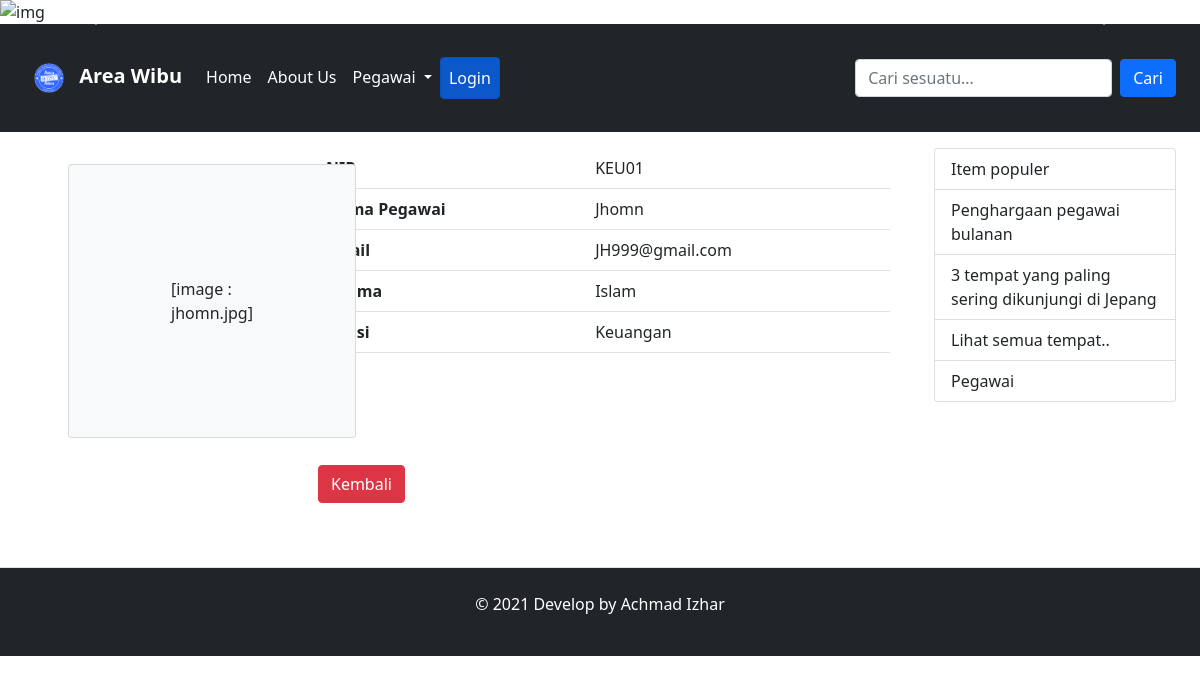
The app's page /index.php?page=detailPegawai&id=2 with its own data.
### tables this page shows
CREATE TABLE `pegawai` (
  `id` int(11) NOT NULL,
  `nip` varchar(5) NOT NULL,
  `nama` varchar(50) NOT NULL,
  `email` varchar(50) NOT NULL,
  `agama` enum('Islam','Kristen Protestan','Kristen Khatolik','Hindu','Buddha','Khonghucu') NOT NULL,
  `iddivisi` int(11) DEFAULT NULL,
  `foto` varchar(50) DEFAULT NULL
);

CREATE TABLE `divisi` (
  `id` int(11) NOT NULL,
  `nama` varchar(50) NOT NULL
);

### index.php (called while the page is built, shortened)
<?php
include_once 'views/header.php';
include_once 'views/menu.php';
include_once 'main.php';
include_once 'views/sidebar.php';
include_once 'views/footer.php';
?>

### models/Pegawai.php (called while the page is built, shortened)
<?php
class Pegawai {
    private $koneksi;
    public function __construct()
    {
        global $dbh;
        $this->koneksi = $dbh;
    }
    public function detailPegawai($data) {
        $sql = "SELECT pegawai.*, divisi.nama as divisi FROM pegawai INNER JOIN divisi on divisi.id = pegawai.iddivisi WHERE pegawai.id = ?";
        $gather = $this->koneksi->prepare($sql);
        $gather->execute([$data]);
        $result = $gather->fetch();
        return $result;
    }
}

### detailPegawai.php (the view)
<?php
require_once 'models/Pegawai.php';
$pegawai = new Pegawai();
$data = $_REQUEST['id'];
$detail = $pegawai->detailPegawai($data);
?>
<div class="row">
    <div class="col-4">
        <div class="card bg-light m-5 p-5 mt-3" style="width: 18rem;">
            <div class="card-body">
                <div class="d-flex justify-content-center p-5">[image : <?= $detail['foto']; ?>]</div>
            </div>
        </div>
    </div>
    <div class="col-8">
        <table class="table">
            <thead>
                <tr>
                    <th scope="col">NIP</th>
                    <td><?= $detail['nip']; ?></td>
                </tr>
                <tr>
                    <th scope="col">Nama Pegawai</th>
                    <td><?= $detail['nama']; ?></td>
                </tr>
                <tr>
                    <th scope="col">Email</th>
                    <td><?= $detail['email']; ?></td>
                </tr>
                <tr>
                    <th scope="col">Agama</th>
                    <td><?= $detail['agama']; ?></td>
                </tr>
                <tr>
                    <th scope="col">Divisi</th>
                    <td><?= $detail['divisi']; ?></td>
                </tr>
            </thead>
        </table>
        <br>
        <br>
        <a href="index.php?page=dataPegawai" class="btn btn-danger mt-5 mb-5">Kembali</a>
    </div>
</div>

### records on screen
pegawai: foto "jhomn.jpg", nip "KEU01", nama "Jhomn", email "JH999@gmail.com", agama "Islam", iddivisi.nama "Keuangan"
